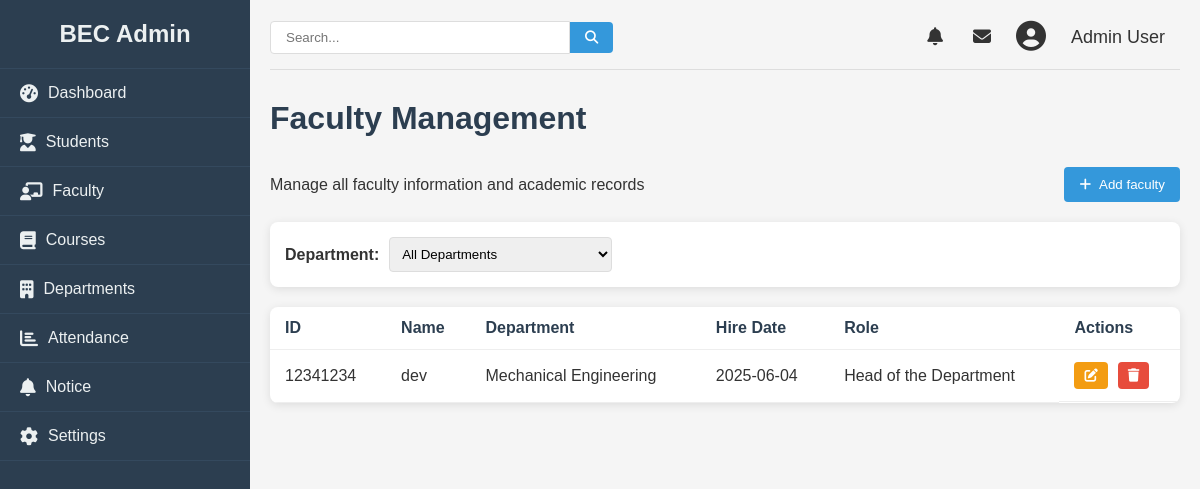
The page /admin/faculty (signed in) on the database as committed earlier.
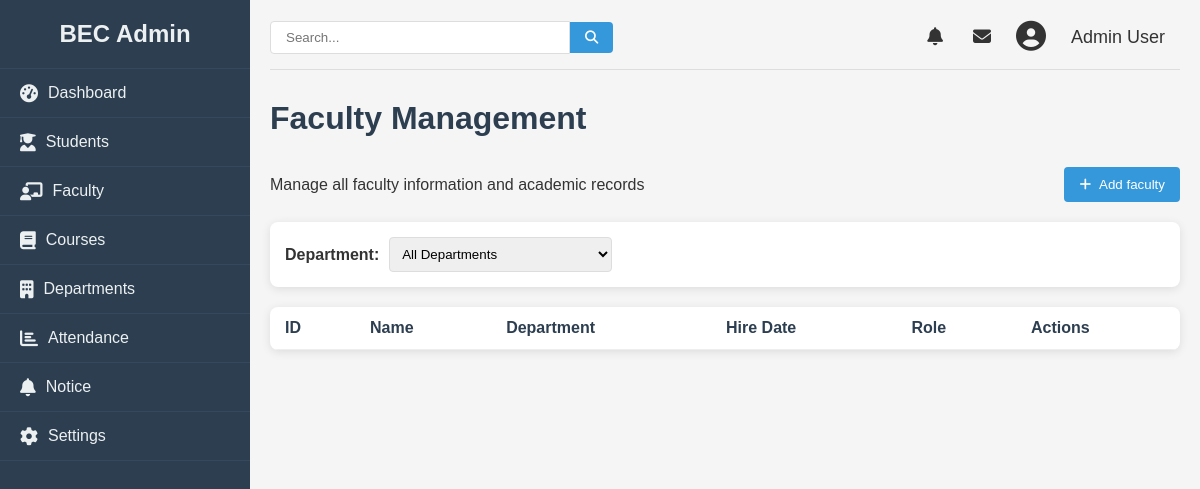
The same page on the database as committed later.
### college/model.py (models this page shows, shortened)
class Faculty(db.Model):
    id = db.Column(db.Integer, primary_key=True)
    name = db.Column(db.String(100), nullable=False)
    facultyid = db.Column(db.Integer, nullable=False)
    education = db.Column(db.String(100), nullable=False)
    email = db.Column(db.String(100), nullable=False)
    phone = db.Column(db.Integer, nullable=False)
    department = db.Column(db.Integer, nullable=False)
    role = db.Column(db.String, nullable=False)
    dob = db.Column(db.Date, nullable=False)
    doj = db.Column(db.Date, nullable=False)
    gender = db.Column(db.String, nullable=False)
    address = db.Column(db.String, nullable=False)

### college/admin/adminroute.py (the view)
@app.route("/admin/faculty", methods = ["GET", "POST"])
def faculty():
    logged = 'user_id' in session
    if logged:
        users = Faculty.query.all()
        return render_template("faculty.html", faculties= users, departments= dep)
    else:
        return redirect(url_for("login"))

### college/admin/templates/faculty.html (shortened to what the changed rows need)
{% from "macro/cmsnav.html" import cmsnav%}
{%extends "admbase.html"%}
{%block head%}
    <link rel="stylesheet" href="{{url_for('static', filename='css/styles.css')}}">
    <link rel="stylesheet" href="https://cdnjs.cloudflare.com/ajax/libs/font-awesome/6.4.0/css/all.min.css">
{%endblock%}
{%block content%}
    <div class="container" w-tid="21">
        {{cmsnav()}}
        <main class="main-content" w-tid="111">
            <div id="dashboard-page" class="content-section" w-tid="139">
                <div class="dashboard" w-tid="141">
                    <h1 w-tid="357">Faculty Management</h1>
                    <div class="students-table" w-tid="673">
                        <table w-tid="675">
                            <thead w-tid="677">
                                <tr w-tid="679">
                                    <th w-tid="681">ID</th>
                                    <th w-tid="683">Name</th>
                                    <th w-tid="685">Department</th>
                                    <th w-tid="689">Hire Date</th>
                                    <th w-tid="691">Role</th>
                                    <th w-tid="693">Actions</th>
                                </tr>
                            </thead>
                            <tbody w-tid="695">
                                {%for faculty in faculties%}
                                <tr w-tid="697">
                                    <td w-tid="699">{{faculty.facultyid}}</td>
                                    <td w-tid="701">{{faculty.name}}</td>
                                    <td w-tid="703">{{faculty.department}}</td>
                                    <td w-tid="707">{{faculty.doj}}</td>
                                    <td w-tid="709">{{faculty.role}}</td>
                                    <td class="action-cell" w-tid="711">
                                        <button class="action-btn edit-btn" w-tid="717">
                                            <a href="/admin/update/faculty/{{faculty.id}}">
                                            <i class="fas fa-edit" w-tid="467"></i>
                                        </a>
                                        <button class="action-btn delete-btn" w-tid="721">
                                            <a href="/admin/faculty/delete/{{faculty.id}}"><i class="fas fa-trash" w-tid="723"></i></a>
                                        </button>
                                    </td>
                                </tr>
                                {%endfor%}
                            </tbody>
                        </table>
                    </div>
                </div>
            </div>
        </main>
    </div>
    {%endblock%}

Rows that differ between the two databases and show on the page:
removed Faculty: facultyid "12341234", name "dev", department "Mechanical Engineering", doj "2025-06-04", role "Head of the Department"
